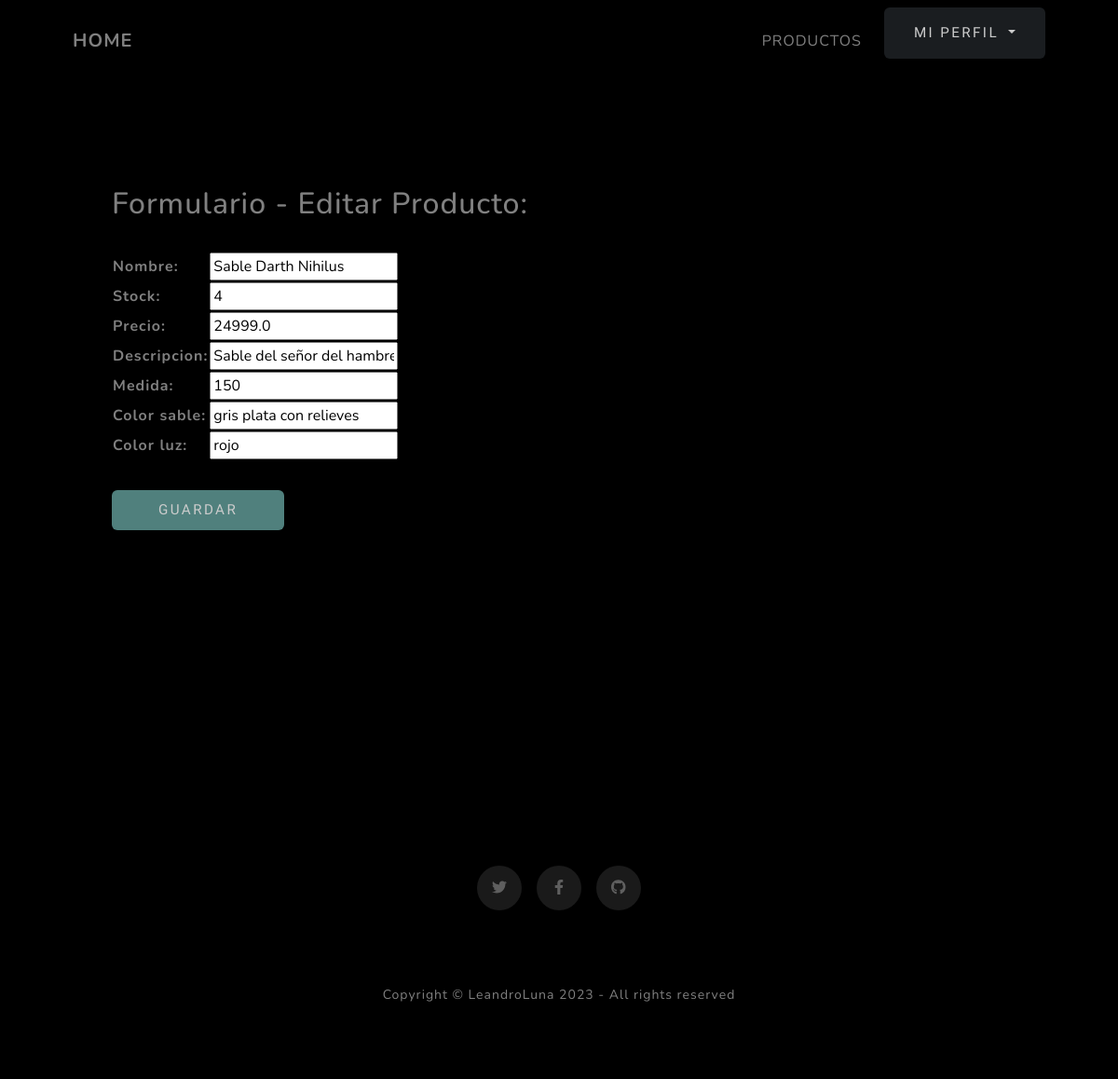
/stock/editar_sable/Sable Darth Nihilus (signed in), run on the app's committed database.
### stock/models.py (models this page shows, shortened)
class Producto(models.Model):
    nombre = models.CharField(max_length=50)
    stock = models.IntegerField(default=0)
    precio = models.FloatField(default=0)
    descripcion = models.TextField()
    imagen = models.ImageField(upload_to="images",null=True,blank=True)

class Sable(Producto):
    medida = models.CharField(max_length=10)
    color_sable = models.CharField(max_length=50)
    color_luz = models.CharField(max_length=50)

### stock/views.py (the view)
# urls.py: path('editar_sable/<sable_nombre>',editar_sable,name='editar_sable'),
@login_required
def editar_sable(request,sable_nombre):
    sable = Sable.objects.get(nombre=sable_nombre)
    if request.method == 'POST':
        new_form = SableFormulario(request.POST)
        if new_form.is_valid():
            data = new_form.cleaned_data
            sable.nombre=data['nombre']
            sable.stock=data['stock']
            sable.precio=data['precio']
            sable.descripcion= data['descripcion']
            sable.medida= data['medida']
            sable.color_sable= data['color_sable']
            sable.color_luz= data['color_luz']
            sable.save() # guardamos los cambios
            return render(request,'index.html') # regresamos donde deseemos
    else:
        new_form = SableFormulario(initial={"nombre":sable.nombre,"stock":sable.stock,"precio":sable.precio,"descripcion":sable.descripcion,"medida":sable.medida,"color_sable":sable.color_sable,"color_luz":sable.color_luz})
        return render(request,'producto_edit.html',{"mi_formulario":new_form})

### stock/forms.py
class SableFormulario(forms.Form):
    nombre= forms.CharField()
    stock= forms.IntegerField()
    precio=forms.FloatField()
    descripcion= forms.CharField()
    medida= forms.CharField()
    color_sable= forms.CharField()
    color_luz= forms.CharField()

### templates/producto_edit.html (shortened to what this page needs)
{% extends './base-forms.html' %}
{% load static %}
{% block MainContent %}
<h2>Formulario - Editar Producto: </h2>
<br>
<form action="" method="POST"> {% csrf_token %}
    <table>
        {{mi_formulario.as_table}}
    </table>
    <br>
    <input class="btn btn-primary" type="submit" value="Guardar" style="padding:10px 50px">
    <br>
</form>
{% endblock MainContent %}

### data on the page
Producto: nombre "Sable Darth Nihilus", descripcion "Sable del señor del hambre"
Sable: medida "150", color_sable "gris plata con relieves", color_luz "rojo"
